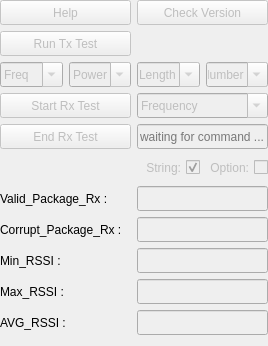
<?xml version="1.0" encoding="UTF-8"?>
<ui version="4.0">
 <class>GeminiModuleB</class>
 <widget class="QFrame" name="GeminiModuleB">
  <property name="geometry">
   <rect>
    <x>0</x>
    <y>0</y>
    <width>268</width>
    <height>346</height>
   </rect>
  </property>
  <property name="windowTitle">
   <string>Frame</string>
  </property>
  <layout class="QGridLayout" name="gridLayout" columnstretch="1,1,1,1">
   <property name="leftMargin">
    <number>0</number>
   </property>
   <property name="topMargin">
    <number>0</number>
   </property>
   <property name="rightMargin">
    <number>0</number>
   </property>
   <property name="bottomMargin">
    <number>0</number>
   </property>
   <item row="2" column="3">
    <widget class="QComboBox" name="comboBox_8">
     <property name="enabled">
      <bool>false</bool>
     </property>
     <property name="sizePolicy">
      <sizepolicy hsizetype="Minimum" vsizetype="Minimum">
       <horstretch>0</horstretch>
       <verstretch>0</verstretch>
      </sizepolicy>
     </property>
     <property name="minimumSize">
      <size>
       <width>30</width>
       <height>25</height>
      </size>
     </property>
     <property name="maximumSize">
      <size>
       <width>200</width>
       <height>25</height>
      </size>
     </property>
     <property name="editable">
      <bool>true</bool>
     </property>
     <item>
      <property name="text">
       <string>Number</string>
      </property>
     </item>
     <item>
      <property name="text">
       <string>1000</string>
      </property>
     </item>
    </widget>
   </item>
   <item row="3" column="2" colspan="2">
    <widget class="QComboBox" name="comboBox_9">
     <property name="enabled">
      <bool>false</bool>
     </property>
     <property name="minimumSize">
      <size>
       <width>30</width>
       <height>25</height>
      </size>
     </property>
     <property name="maximumSize">
      <size>
       <width>500</width>
       <height>25</height>
      </size>
     </property>
     <property name="editable">
      <bool>true</bool>
     </property>
     <item>
      <property name="text">
       <string>Frequency</string>
      </property>
     </item>
     <item>
      <property name="text">
       <string>2402</string>
      </property>
     </item>
     <item>
      <property name="text">
       <string>2440</string>
      </property>
     </item>
     <item>
      <property name="text">
       <string>2442</string>
      </property>
     </item>
     <item>
      <property name="text">
       <string>2478</string>
      </property>
     </item>
     <item>
      <property name="text">
       <string>2480</string>
      </property>
     </item>
    </widget>
   </item>
   <item row="8" column="2" colspan="2">
    <widget class="QLineEdit" name="lineEdit_19">
     <property name="enabled">
      <bool>false</bool>
     </property>
     <property name="sizePolicy">
      <sizepolicy hsizetype="Minimum" vsizetype="Minimum">
       <horstretch>0</horstretch>
       <verstretch>0</verstretch>
      </sizepolicy>
     </property>
     <property name="minimumSize">
      <size>
       <width>50</width>
       <height>25</height>
      </size>
     </property>
     <property name="maximumSize">
      <size>
       <width>500</width>
       <height>25</height>
      </size>
     </property>
     <property name="whatsThis">
      <string/>
     </property>
     <property name="accessibleName">
      <string/>
     </property>
     <property name="readOnly">
      <bool>true</bool>
     </property>
    </widget>
   </item>
   <item row="7" column="2" colspan="2">
    <widget class="QLineEdit" name="lineEdit_18">
     <property name="enabled">
      <bool>false</bool>
     </property>
     <property name="sizePolicy">
      <sizepolicy hsizetype="Minimum" vsizetype="Minimum">
       <horstretch>0</horstretch>
       <verstretch>0</verstretch>
      </sizepolicy>
     </property>
     <property name="minimumSize">
      <size>
       <width>50</width>
       <height>25</height>
      </size>
     </property>
     <property name="maximumSize">
      <size>
       <width>500</width>
       <height>25</height>
      </size>
     </property>
     <property name="whatsThis">
      <string/>
     </property>
     <property name="accessibleName">
      <string/>
     </property>
     <property name="readOnly">
      <bool>true</bool>
     </property>
    </widget>
   </item>
   <item row="7" column="0" colspan="2">
    <widget class="QLabel" name="label_59">
     <property name="sizePolicy">
      <sizepolicy hsizetype="Minimum" vsizetype="Minimum">
       <horstretch>0</horstretch>
       <verstretch>0</verstretch>
      </sizepolicy>
     </property>
     <property name="minimumSize">
      <size>
       <width>110</width>
       <height>25</height>
      </size>
     </property>
     <property name="maximumSize">
      <size>
       <width>16777215</width>
       <height>25</height>
      </size>
     </property>
     <property name="text">
      <string>Corrupt_Package_Rx :</string>
     </property>
     <property name="alignment">
      <set>Qt::AlignLeading|Qt::AlignLeft|Qt::AlignVCenter</set>
     </property>
    </widget>
   </item>
   <item row="2" column="1">
    <widget class="QComboBox" name="comboBox_6">
     <property name="enabled">
      <bool>false</bool>
     </property>
     <property name="sizePolicy">
      <sizepolicy hsizetype="Minimum" vsizetype="Minimum">
       <horstretch>0</horstretch>
       <verstretch>0</verstretch>
      </sizepolicy>
     </property>
     <property name="minimumSize">
      <size>
       <width>30</width>
       <height>25</height>
      </size>
     </property>
     <property name="maximumSize">
      <size>
       <width>200</width>
       <height>25</height>
      </size>
     </property>
     <property name="editable">
      <bool>true</bool>
     </property>
     <item>
      <property name="text">
       <string>Power</string>
      </property>
     </item>
     <item>
      <property name="text">
       <string>-8</string>
      </property>
     </item>
     <item>
      <property name="text">
       <string>-4</string>
      </property>
     </item>
     <item>
      <property name="text">
       <string>0</string>
      </property>
     </item>
     <item>
      <property name="text">
       <string>4</string>
      </property>
     </item>
    </widget>
   </item>
   <item row="8" column="0" colspan="2">
    <widget class="QLabel" name="label_60">
     <property name="sizePolicy">
      <sizepolicy hsizetype="Minimum" vsizetype="Minimum">
       <horstretch>0</horstretch>
       <verstretch>0</verstretch>
      </sizepolicy>
     </property>
     <property name="minimumSize">
      <size>
       <width>110</width>
       <height>25</height>
      </size>
     </property>
     <property name="maximumSize">
      <size>
       <width>16777215</width>
       <height>25</height>
      </size>
     </property>
     <property name="text">
      <string>Min_RSSI :</string>
     </property>
     <property name="alignment">
      <set>Qt::AlignLeading|Qt::AlignLeft|Qt::AlignVCenter</set>
     </property>
    </widget>
   </item>
   <item row="5" column="3">
    <widget class="QCheckBox" name="checkBox_28">
     <property name="enabled">
      <bool>false</bool>
     </property>
     <property name="minimumSize">
      <size>
       <width>55</width>
       <height>25</height>
      </size>
     </property>
     <property name="maximumSize">
      <size>
       <width>300</width>
       <height>25</height>
      </size>
     </property>
     <property name="layoutDirection">
      <enum>Qt::RightToLeft</enum>
     </property>
     <property name="text">
      <string>Option:</string>
     </property>
    </widget>
   </item>
   <item row="10" column="0" colspan="2">
    <widget class="QLabel" name="label_62">
     <property name="sizePolicy">
      <sizepolicy hsizetype="Minimum" vsizetype="Minimum">
       <horstretch>0</horstretch>
       <verstretch>0</verstretch>
      </sizepolicy>
     </property>
     <property name="minimumSize">
      <size>
       <width>110</width>
       <height>25</height>
      </size>
     </property>
     <property name="maximumSize">
      <size>
       <width>16777215</width>
       <height>25</height>
      </size>
     </property>
     <property name="text">
      <string>AVG_RSSI :</string>
     </property>
     <property name="alignment">
      <set>Qt::AlignLeading|Qt::AlignLeft|Qt::AlignVCenter</set>
     </property>
    </widget>
   </item>
   <item row="0" column="2" colspan="2">
    <widget class="QPushButton" name="pushButton_47">
     <property name="enabled">
      <bool>false</bool>
     </property>
     <property name="sizePolicy">
      <sizepolicy hsizetype="Minimum" vsizetype="Minimum">
       <horstretch>0</horstretch>
       <verstretch>0</verstretch>
      </sizepolicy>
     </property>
     <property name="minimumSize">
      <size>
       <width>80</width>
       <height>25</height>
      </size>
     </property>
     <property name="maximumSize">
      <size>
       <width>500</width>
       <height>25</height>
      </size>
     </property>
     <property name="text">
      <string>Check Version</string>
     </property>
    </widget>
   </item>
   <item row="2" column="0">
    <widget class="QComboBox" name="comboBox_5">
     <property name="enabled">
      <bool>false</bool>
     </property>
     <property name="sizePolicy">
      <sizepolicy hsizetype="Minimum" vsizetype="Minimum">
       <horstretch>0</horstretch>
       <verstretch>0</verstretch>
      </sizepolicy>
     </property>
     <property name="minimumSize">
      <size>
       <width>30</width>
       <height>25</height>
      </size>
     </property>
     <property name="maximumSize">
      <size>
       <width>200</width>
       <height>25</height>
      </size>
     </property>
     <property name="editable">
      <bool>true</bool>
     </property>
     <item>
      <property name="text">
       <string>Freq</string>
      </property>
     </item>
     <item>
      <property name="text">
       <string>2402</string>
      </property>
     </item>
     <item>
      <property name="text">
       <string>2440</string>
      </property>
     </item>
     <item>
      <property name="text">
       <string>2442</string>
      </property>
     </item>
     <item>
      <property name="text">
       <string>2478</string>
      </property>
     </item>
     <item>
      <property name="text">
       <string>2480</string>
      </property>
     </item>
    </widget>
   </item>
   <item row="10" column="2" colspan="2">
    <widget class="QLineEdit" name="lineEdit_21">
     <property name="enabled">
      <bool>false</bool>
     </property>
     <property name="sizePolicy">
      <sizepolicy hsizetype="Minimum" vsizetype="Minimum">
       <horstretch>0</horstretch>
       <verstretch>0</verstretch>
      </sizepolicy>
     </property>
     <property name="minimumSize">
      <size>
       <width>50</width>
       <height>25</height>
      </size>
     </property>
     <property name="maximumSize">
      <size>
       <width>500</width>
       <height>25</height>
      </size>
     </property>
     <property name="whatsThis">
      <string/>
     </property>
     <property name="accessibleName">
      <string/>
     </property>
     <property name="readOnly">
      <bool>true</bool>
     </property>
    </widget>
   </item>
   <item row="6" column="0" colspan="2">
    <widget class="QLabel" name="label_58">
     <property name="sizePolicy">
      <sizepolicy hsizetype="Minimum" vsizetype="Minimum">
       <horstretch>0</horstretch>
       <verstretch>0</verstretch>
      </sizepolicy>
     </property>
     <property name="minimumSize">
      <size>
       <width>110</width>
       <height>25</height>
      </size>
     </property>
     <property name="maximumSize">
      <size>
       <width>16777215</width>
       <height>25</height>
      </size>
     </property>
     <property name="text">
      <string>Valid_Package_Rx :</string>
     </property>
     <property name="alignment">
      <set>Qt::AlignLeading|Qt::AlignLeft|Qt::AlignVCenter</set>
     </property>
    </widget>
   </item>
   <item row="4" column="2" colspan="2">
    <widget class="QLineEdit" name="lineEdit_33">
     <property name="enabled">
      <bool>false</bool>
     </property>
     <property name="minimumSize">
      <size>
       <width>100</width>
       <height>20</height>
      </size>
     </property>
     <property name="maximumSize">
      <size>
       <width>500</width>
       <height>25</height>
      </size>
     </property>
     <property name="readOnly">
      <bool>true</bool>
     </property>
     <property name="placeholderText">
      <string>waiting for command ...</string>
     </property>
    </widget>
   </item>
   <item row="2" column="2">
    <widget class="QComboBox" name="comboBox_7">
     <property name="enabled">
      <bool>false</bool>
     </property>
     <property name="sizePolicy">
      <sizepolicy hsizetype="Minimum" vsizetype="Minimum">
       <horstretch>0</horstretch>
       <verstretch>0</verstretch>
      </sizepolicy>
     </property>
     <property name="minimumSize">
      <size>
       <width>30</width>
       <height>25</height>
      </size>
     </property>
     <property name="maximumSize">
      <size>
       <width>200</width>
       <height>25</height>
      </size>
     </property>
     <property name="editable">
      <bool>true</bool>
     </property>
     <item>
      <property name="text">
       <string>Length</string>
      </property>
     </item>
     <item>
      <property name="text">
       <string>20</string>
      </property>
     </item>
    </widget>
   </item>
   <item row="3" column="0" colspan="2">
    <widget class="QPushButton" name="pushButton_49">
     <property name="enabled">
      <bool>false</bool>
     </property>
     <property name="sizePolicy">
      <sizepolicy hsizetype="Minimum" vsizetype="Minimum">
       <horstretch>0</horstretch>
       <verstretch>0</verstretch>
      </sizepolicy>
     </property>
     <property name="minimumSize">
      <size>
       <width>80</width>
       <height>25</height>
      </size>
     </property>
     <property name="maximumSize">
      <size>
       <width>500</width>
       <height>25</height>
      </size>
     </property>
     <property name="text">
      <string>Start Rx Test</string>
     </property>
    </widget>
   </item>
   <item row="4" column="0" colspan="2">
    <widget class="QPushButton" name="pushButton_50">
     <property name="enabled">
      <bool>false</bool>
     </property>
     <property name="sizePolicy">
      <sizepolicy hsizetype="Minimum" vsizetype="Minimum">
       <horstretch>0</horstretch>
       <verstretch>0</verstretch>
      </sizepolicy>
     </property>
     <property name="minimumSize">
      <size>
       <width>80</width>
       <height>25</height>
      </size>
     </property>
     <property name="maximumSize">
      <size>
       <width>500</width>
       <height>25</height>
      </size>
     </property>
     <property name="text">
      <string>End Rx Test</string>
     </property>
    </widget>
   </item>
   <item row="6" column="2" colspan="2">
    <widget class="QLineEdit" name="lineEdit_17">
     <property name="enabled">
      <bool>false</bool>
     </property>
     <property name="sizePolicy">
      <sizepolicy hsizetype="Minimum" vsizetype="Minimum">
       <horstretch>0</horstretch>
       <verstretch>0</verstretch>
      </sizepolicy>
     </property>
     <property name="minimumSize">
      <size>
       <width>50</width>
       <height>25</height>
      </size>
     </property>
     <property name="maximumSize">
      <size>
       <width>500</width>
       <height>25</height>
      </size>
     </property>
     <property name="whatsThis">
      <string/>
     </property>
     <property name="accessibleName">
      <string/>
     </property>
     <property name="readOnly">
      <bool>true</bool>
     </property>
    </widget>
   </item>
   <item row="9" column="0" colspan="2">
    <widget class="QLabel" name="label_61">
     <property name="sizePolicy">
      <sizepolicy hsizetype="Minimum" vsizetype="Minimum">
       <horstretch>0</horstretch>
       <verstretch>0</verstretch>
      </sizepolicy>
     </property>
     <property name="minimumSize">
      <size>
       <width>110</width>
       <height>25</height>
      </size>
     </property>
     <property name="maximumSize">
      <size>
       <width>16777215</width>
       <height>25</height>
      </size>
     </property>
     <property name="text">
      <string>Max_RSSI :</string>
     </property>
     <property name="alignment">
      <set>Qt::AlignLeading|Qt::AlignLeft|Qt::AlignVCenter</set>
     </property>
    </widget>
   </item>
   <item row="0" column="0" colspan="2">
    <widget class="QPushButton" name="pushButton_46">
     <property name="enabled">
      <bool>false</bool>
     </property>
     <property name="sizePolicy">
      <sizepolicy hsizetype="Minimum" vsizetype="Minimum">
       <horstretch>0</horstretch>
       <verstretch>0</verstretch>
      </sizepolicy>
     </property>
     <property name="minimumSize">
      <size>
       <width>80</width>
       <height>25</height>
      </size>
     </property>
     <property name="maximumSize">
      <size>
       <width>500</width>
       <height>25</height>
      </size>
     </property>
     <property name="text">
      <string>Help</string>
     </property>
    </widget>
   </item>
   <item row="9" column="2" colspan="2">
    <widget class="QLineEdit" name="lineEdit_20">
     <property name="enabled">
      <bool>false</bool>
     </property>
     <property name="sizePolicy">
      <sizepolicy hsizetype="Minimum" vsizetype="Minimum">
       <horstretch>0</horstretch>
       <verstretch>0</verstretch>
      </sizepolicy>
     </property>
     <property name="minimumSize">
      <size>
       <width>50</width>
       <height>25</height>
      </size>
     </property>
     <property name="maximumSize">
      <size>
       <width>500</width>
       <height>25</height>
      </size>
     </property>
     <property name="whatsThis">
      <string/>
     </property>
     <property name="accessibleName">
      <string/>
     </property>
     <property name="readOnly">
      <bool>true</bool>
     </property>
    </widget>
   </item>
   <item row="5" column="2">
    <widget class="QCheckBox" name="checkBox_30">
     <property name="enabled">
      <bool>false</bool>
     </property>
     <property name="minimumSize">
      <size>
       <width>55</width>
       <height>25</height>
      </size>
     </property>
     <property name="maximumSize">
      <size>
       <width>300</width>
       <height>25</height>
      </size>
     </property>
     <property name="layoutDirection">
      <enum>Qt::RightToLeft</enum>
     </property>
     <property name="text">
      <string>String:</string>
     </property>
     <property name="checked">
      <bool>true</bool>
     </property>
    </widget>
   </item>
   <item row="1" column="0" colspan="2">
    <widget class="QPushButton" name="pushButton_48">
     <property name="enabled">
      <bool>false</bool>
     </property>
     <property name="sizePolicy">
      <sizepolicy hsizetype="Minimum" vsizetype="Minimum">
       <horstretch>0</horstretch>
       <verstretch>0</verstretch>
      </sizepolicy>
     </property>
     <property name="minimumSize">
      <size>
       <width>80</width>
       <height>25</height>
      </size>
     </property>
     <property name="maximumSize">
      <size>
       <width>500</width>
       <height>25</height>
      </size>
     </property>
     <property name="text">
      <string>Run Tx Test</string>
     </property>
    </widget>
   </item>
   <item row="11" column="0" colspan="4">
    <spacer name="verticalSpacer">
     <property name="orientation">
      <enum>Qt::Vertical</enum>
     </property>
     <property name="sizeHint" stdset="0">
      <size>
       <width>20</width>
       <height>40</height>
      </size>
     </property>
    </spacer>
   </item>
   <item row="1" column="2" colspan="2">
    <widget class="QLabel" name="Blank_1">
     <property name="minimumSize">
      <size>
       <width>0</width>
       <height>25</height>
      </size>
     </property>
     <property name="maximumSize">
      <size>
       <width>16777215</width>
       <height>25</height>
      </size>
     </property>
     <property name="text">
      <string/>
     </property>
    </widget>
   </item>
  </layout>
 </widget>
 <resources/>
 <connections/>
</ui>
